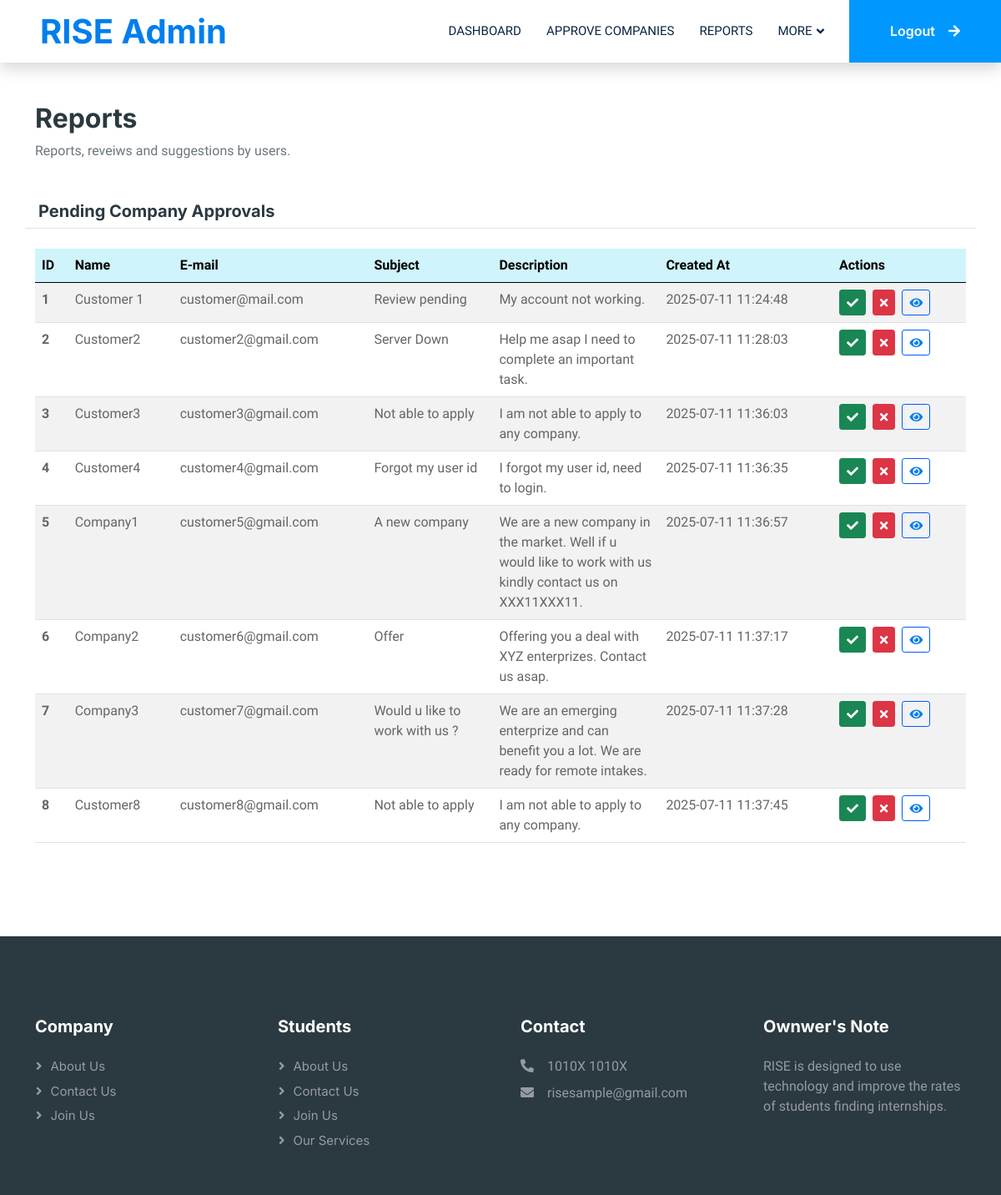
The page /admin/adminApplications.php on the database as committed earlier.
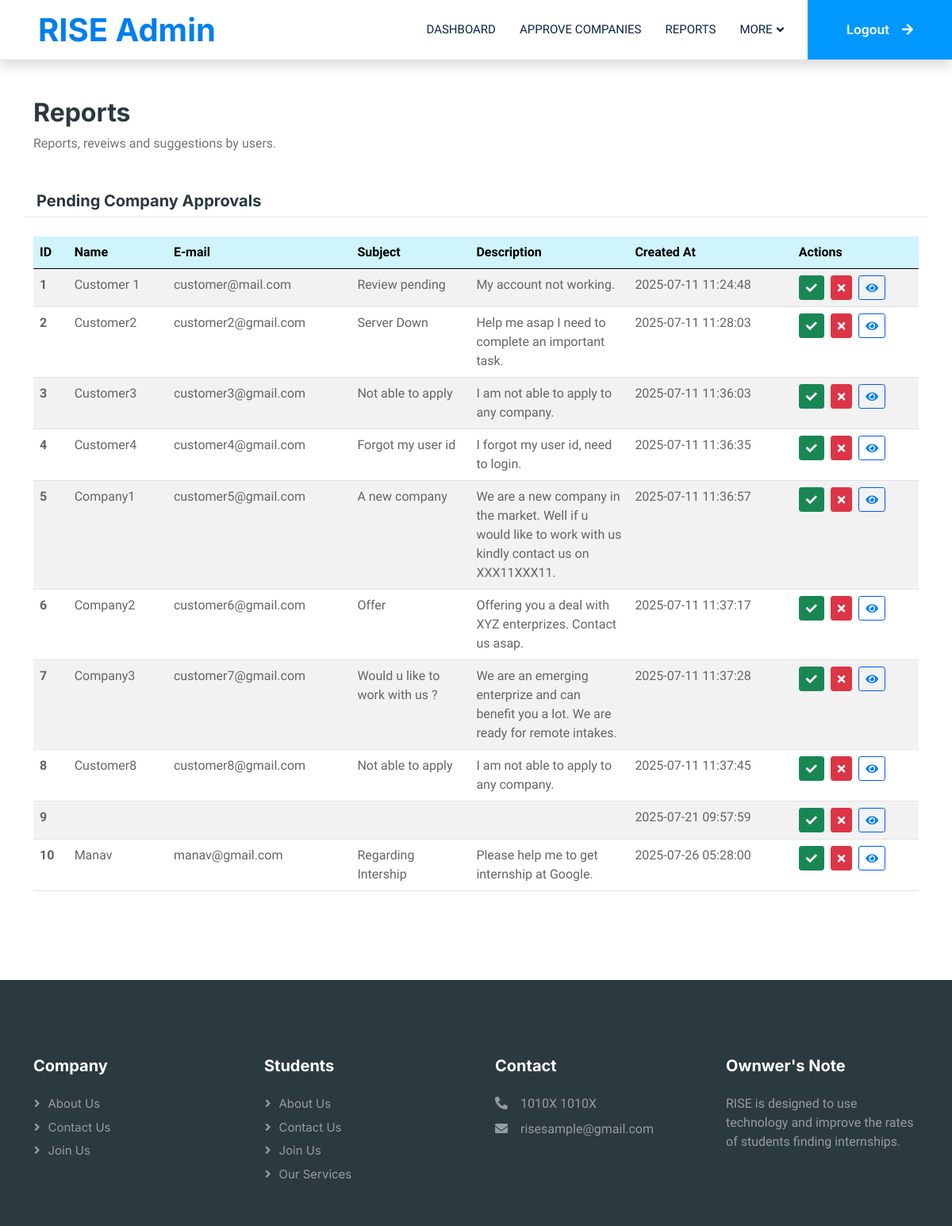
The same page on the database as committed later.
### tables this page shows
CREATE TABLE `reports` (
  `id` int(10) NOT NULL,
  `name` varchar(30) NOT NULL,
  `email` varchar(50) NOT NULL,
  `subject` varchar(50) NOT NULL,
  `message` text NOT NULL,
  `created at` timestamp NOT NULL DEFAULT current_timestamp() ON UPDATE current_timestamp()
);

### admin/adminApplications.php (the view)
<?php
include('adminHeader.php');
?>
<div class="container-xxl py-5" id="allCategories">
    <div class="container">
        <div class="row mb-4">
            <div class="col-12">
                <h2 class="fw-bold text-dark">Reports</h2>
                <p class="text-muted">Reports, reveiws and suggestions by users.</p>
            </div>
        </div>
        <div class="row g-4 justify-content-center">
            <div class="card-header bg-white border-bottom">
                <h5 class="card-title mb-0">Pending Company Approvals</h5>
            </div>
            <div class="col-lg-12 col-md-12 wow fadeInUp" data-wow-delay="0.5s">
                <table class="table table-striped table-hover">
                    <thead class="table-info">
                        <tr>
                            <th scope="col">ID</th>
                            <th scope="col">Name</th>
                            <th scope="col">E-mail</th>
                            <th scope="col">Subject</th>
                            <th scope="col">Description</th>
                            <th scope="col">Created At</th>
                            <th scope="col">Actions</th>
                        </tr>
                    </thead>
                    <tbody>
                        <?php
                        include('../dbms/connection.php');
                        $query = "SELECT * FROM `reports`";
                        $result = mysqli_query($db, $query);
                        while ($row = mysqli_fetch_assoc($result)) {
                            ?>
                            <tr>
                                <th scope="row"><?php echo $row["id"] ?></th>
                                <td><?php echo $row["name"] ?>
                                </td>
                                <td><?php echo $row["email"] ?>
                                </td>
                                <td style="width: 150px;"><?php echo $row["subject"] ?>
                                </td>
                                <td style="width: 200px"><?php echo $row["message"] ?>
                                </td>
                                <td><?php echo $row["created at"] ?>
                                </td>
                                <td>
                                    <button class="btn btn-success btn-sm me-1">
                                        <a href="deletee.php?id=<?php echo $row["id"] ?>" class="text-white"><i
                                                class="fas fa-check"></i></a>
                                    </button>
                                    <button class="btn btn-danger btn-sm me-1">
                                        <a href="deletee.php?id=<?php echo $row["id"] ?>" class="text-white"><i
                                                class="fas fa-times"></i></a>
                                    </button>
                                    <button class="btn btn-outline-primary btn-sm">
                                        <a href="deletee.php?id=<?php echo $row["id"] ?>" class="text-primary"><i
                                                class="fas fa-eye"></i></a>
                                    </button>
                                </td>
                            </tr>
                            <?php
                        }
                        ?>
                    </tbody>
                </table>
            </div>
        </div>
    </div>
</div>
<?php
include('adminFooter.php');
?>

Rows that differ between the two databases and show on the page:
added reports: id "9", created at "2025-07-21 09:57:59"
added reports: id "10", name "Manav", email "manav@gmail.com", subject "Regarding Intership", message "Please help me to get internship at Google.", created at "2025-07-26 05:28:00"
